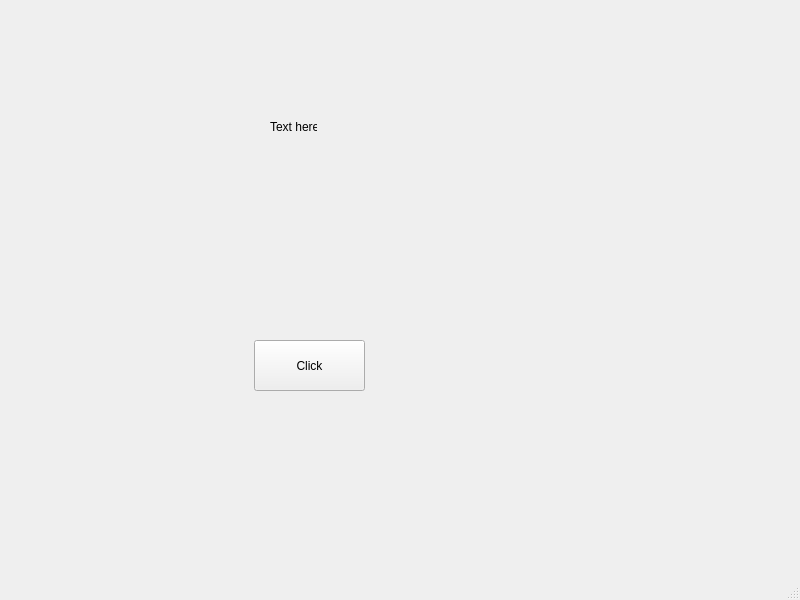
<?xml version="1.0" encoding="UTF-8"?>
<ui version="4.0">
 <class>MainWindow</class>
 <widget class="QMainWindow" name="MainWindow">
  <property name="geometry">
   <rect>
    <x>0</x>
    <y>0</y>
    <width>800</width>
    <height>600</height>
   </rect>
  </property>
  <property name="windowTitle">
   <string>MainWindow</string>
  </property>
  <widget class="QWidget" name="centralwidget">
   <widget class="QPushButton" name="pushButton">
    <property name="geometry">
     <rect>
      <x>254</x>
      <y>340</y>
      <width>111</width>
      <height>51</height>
     </rect>
    </property>
    <property name="text">
     <string>Click</string>
    </property>
   </widget>
   <widget class="QLabel" name="label">
    <property name="geometry">
     <rect>
      <x>270</x>
      <y>120</y>
      <width>47</width>
      <height>13</height>
     </rect>
    </property>
    <property name="text">
     <string>Text here</string>
    </property>
   </widget>
  </widget>
  <widget class="QMenuBar" name="Menu">
   <property name="geometry">
    <rect>
     <x>0</x>
     <y>0</y>
     <width>800</width>
     <height>21</height>
    </rect>
   </property>
  </widget>
  <widget class="QStatusBar" name="statusbar"/>
 </widget>
 <resources/>
 <connections/>
</ui>
